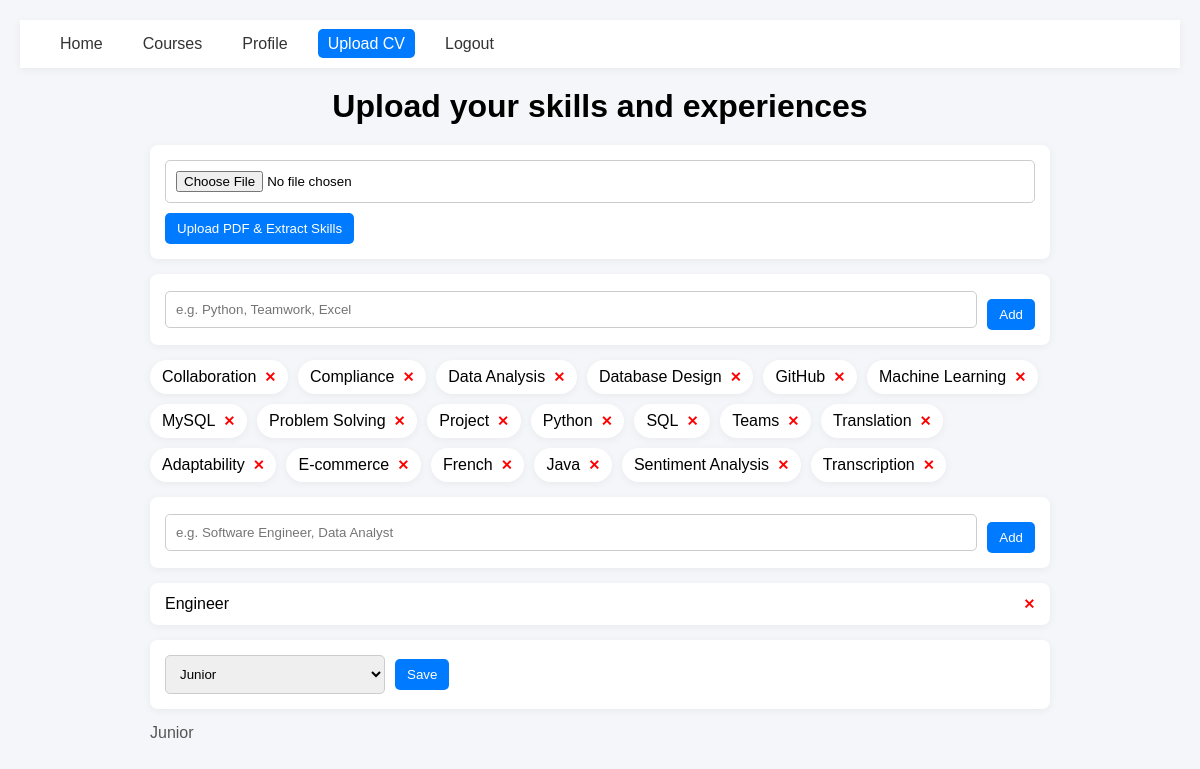
Before: /upload_cv (signed in) with the older database file.
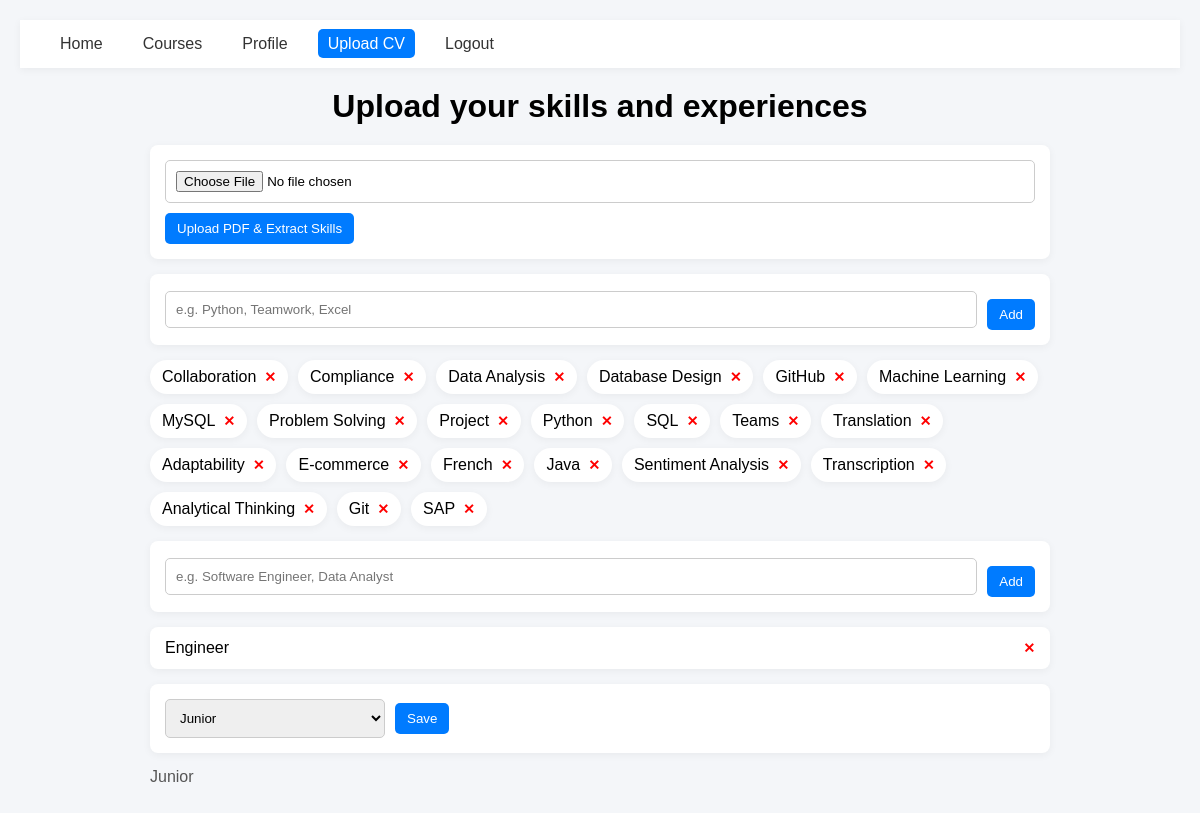
After: the same page with the newer database file.
### app.py (models this page shows, shortened)
class UserSkill(db.Model):
    __tablename__="user_skill"
    id = db.Column(db.Integer, primary_key=True)
    user_id=db.Column(db.Integer,db.ForeignKey("user.id"), nullable=False)
    skill_id = db.Column(db.Integer, db.ForeignKey("skill.id"), nullable=False)
    user = db.relationship("User", back_populates="skills")
    skill = db.relationship("Skill", back_populates="users")
    __table_args__ = (
        db.UniqueConstraint("user_id", "skill_id", name="uq_user_skill"),
    )

class Skill(db.Model):
    __tablename__="skill"
    id = db.Column(db.Integer, primary_key=True)
    name = db.Column(db.String(120), unique=True, nullable=False)
    users = db.relationship("UserSkill",back_populates="skill",cascade="all, delete-orphan")

### app.py (the view, shortened to what this page needs)
@app.route('/upload_cv', methods=["GET", "POST"])
def upload_cv():
    if 'user' not in session:
        flash('Login first', 'error')
        return redirect(url_for('login_page'))
    user = User.query.filter_by(email=session['user']).first()
    if not user:
        flash('User not found', 'error')
        return redirect(url_for('login_page'))
    return render_template("upload_cv.html", user=user)

### templates/upload_cv.html (shortened to what this page needs)
<!DOCTYPE html>
<html lang="en">
<head>
  <link rel="stylesheet" href="{{ url_for('static', filename='upload_cv.css') }}">
</head>
<body>
  {% include 'navbar.html' %}
<h1> Upload your skills and experiences</h1>
<form method="POST" action="{{ url_for('extract_skills_from_cv') }}" enctype="multipart/form-data">
  <input type="file" name="cv" accept="application/pdf" class="entrybox" required>
  <button type="submit" class="loged">Upload PDF & Extract Skills</button>
</form>
<form method="POST" action="{{ url_for('upload_cv') }}">
    <div class="skill-input">
      <input type="text" name="skills" class="entrybox"
             placeholder="e.g. Python, Teamwork, Excel" required>
      <button type="submit" class="loged">Add</button>
    </div>
  </form>
  <ul class="skill-list">
    {% for us in user.skills %}
      <li class="skill-item">
        {{ us.skill.name }}
        <form method="POST" action="{{ url_for('upload_cv') }}" class="delete-form">
          <button type="submit" class="delete-btn">✕</button>
        </form>
      </li>
    {% endfor %}
  </ul>
  <form method="POST" action="{{ url_for('upload_cv') }}">
    <div class="goals-input">
        <input type="text" name="goals" class="entrybox"
               placeholder="e.g. Software Engineer, Data Analyst" required>
        <button type="submit" class="loged">Add</button>
      </div>
    </form>
    {% if user.carrer_goal %}
    <div class="goal-item">
      {{ user.carrer_goal }}
      <form method="POST" action="{{ url_for('upload_cv') }}" class="delete-form">
        <button type="submit" class="delete-btn">✕</button>
      </form>
    </div>
  {% else %}
    <p>No career goal added yet</p>
  {% endif %}
  <form method="POST" action="{{ url_for('upload_cv') }}">
    <div class="form-group">
      <select id="experience" name="experience" class="dropdown">
        <option value="Junior" {% if user.experience_level == "Junior" %}selected{% endif %}>Junior</option>
      </select>
      <button type="submit" class="save-btn">Save</button>
    </div>
  </form>
  <p>{{user.experience_level}}</p>
</body>
</html>

Changed rows visible on the page:
added UserSkill: skill.name "Analytical Thinking"
added UserSkill: skill.name "Git"
added UserSkill: skill.name "SAP"
